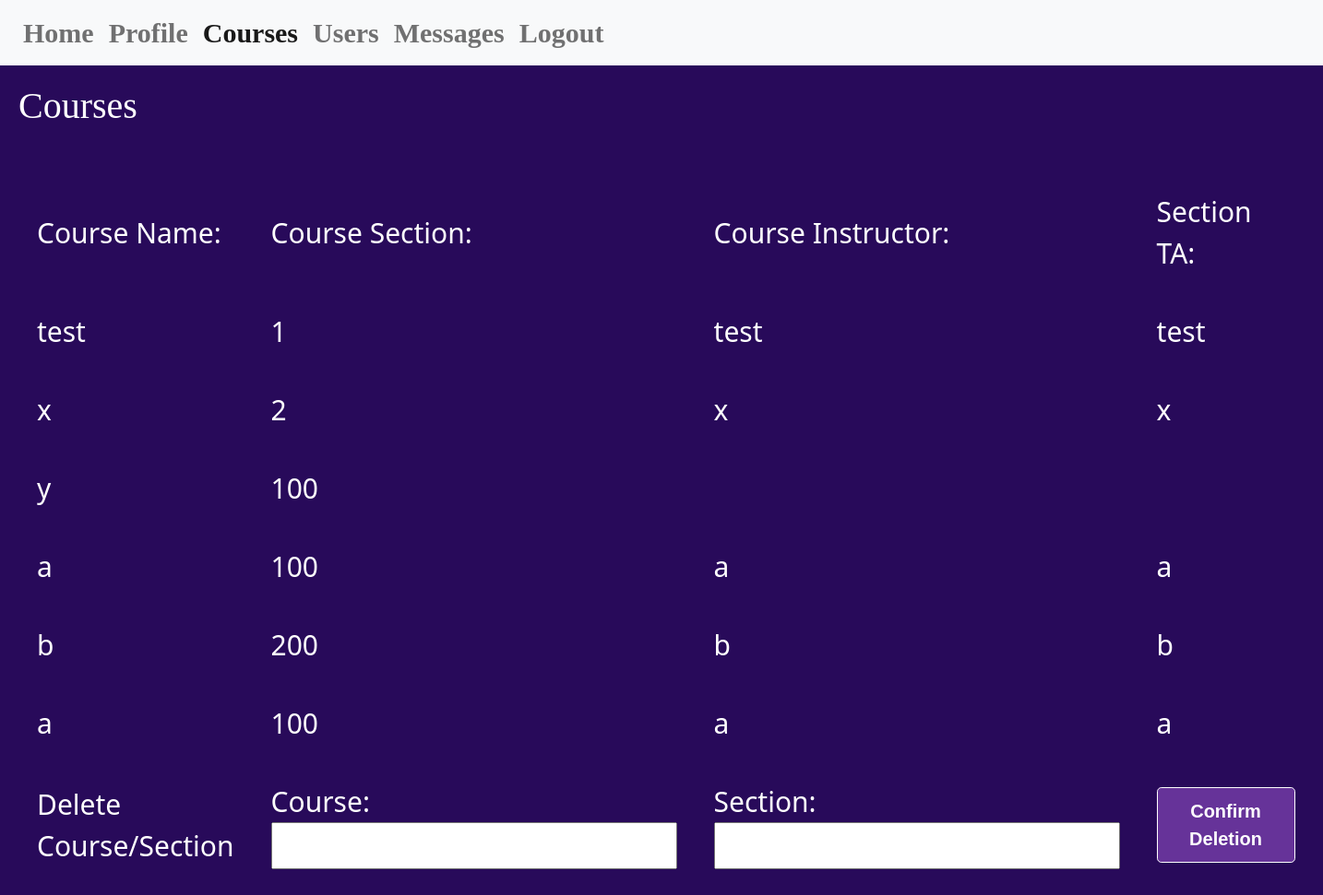
The app's page /viewcourse/ (signed in), older data.
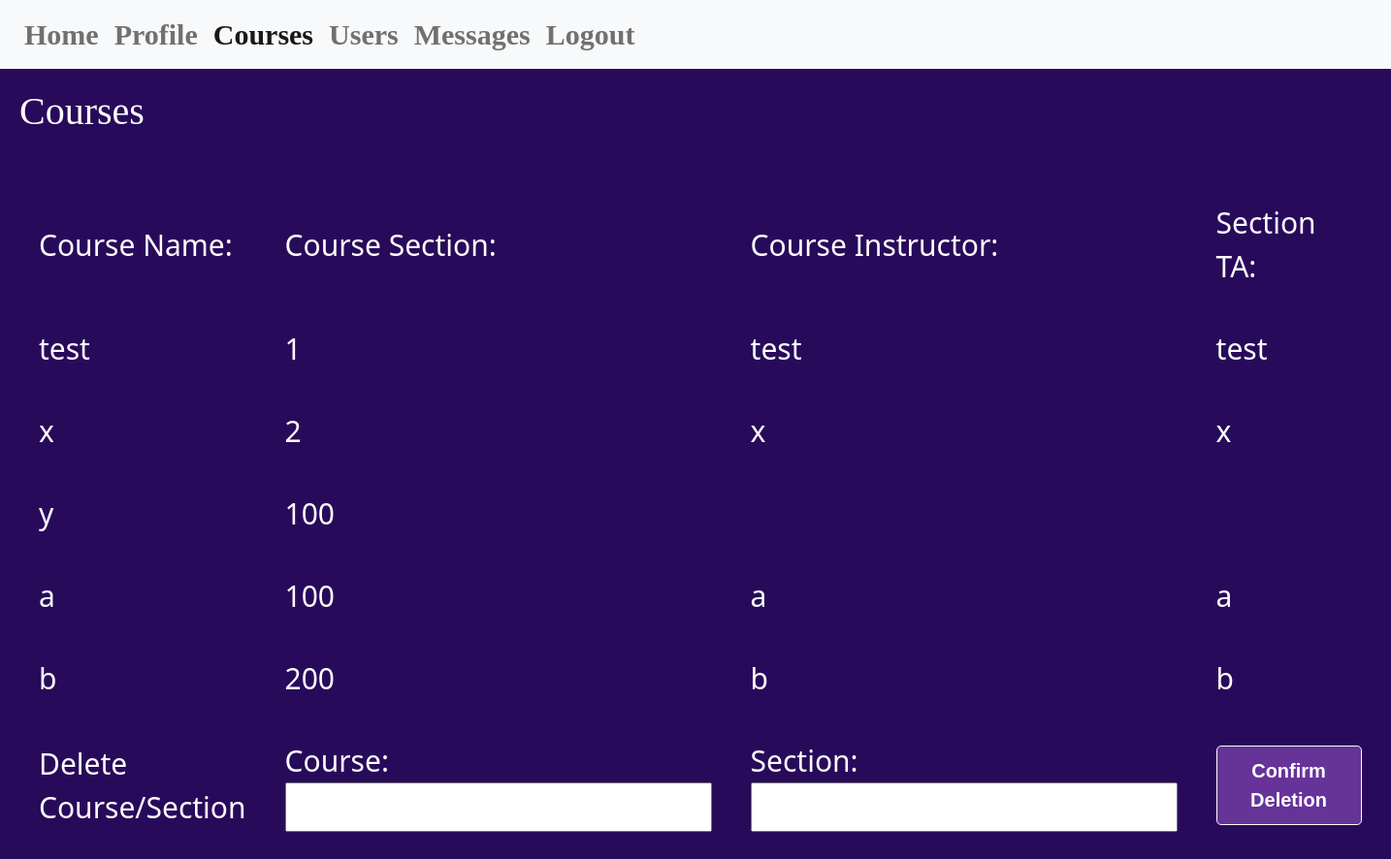
The same page, newer data.
### PurplePanda/models.py (models this page shows, shortened)
class MyCourses(models.Model):
    courseName = models.CharField(max_length=20)
    courseSection = models.CharField(max_length=20)
    courseInstructor = models.CharField(max_length=50, default=None)
    courseTA = models.CharField(max_length=50, default=None)

### PurplePanda/views.py (the view, shortened to what this page needs)
# urls.py: path('viewcourse/', ViewCourses.as_view(), name='viewcoures'),
class ViewCourses(View):
    def get(self, request):
        x = list(MyCourses.objects.all())
        temp = request.session.get("name")
        temp = MyUser.objects.get(name=temp)
        if x is None:
            return render(request, "viewcourse.html", {"print": "No Courses have been created yet!", "current": temp})
        return render(request, "viewcourse.html", {"print": x, "current": temp})

### templates/viewcourse.html (shortened to what this page needs)
{% load static %}
<!DOCTYPE html>
<html lang="en">
<head>
    <link href="https://cdn.jsdelivr.net/npm/bootstrap@5.0.2/dist/css/bootstrap.min.css" rel="stylesheet">
    <link href="{% static 'css/loginstyle.css' %}" rel="stylesheet" type="text/css"/>
</head>
<body>
    <nav class="navbar navbar-expand-lg navbar-light bg-light">
        <div class="container-fluid">
            <div class="collapse navbar-collapse" id="navbarNavAltMarkup">
                <div class="navbar-nav">
                    <a class="nav-link" href="/home">Home</a>
                    <a class="nav-link" href="/profile">Profile</a>
                    <a class="nav-link active" aria-current="page" href= "/viewcourse">Courses</a>
                    <a class="nav-link" href="/viewuser">Users</a>
                    <a class="nav-link" href="/viewmessage">Messages</a>
                    <a class="nav-link" href= "/">Logout</a>
                </div>
            </div>
        </div>
    </nav>
    <h1 class="header2">Courses</h1>
    <div class="users">
        <table class="loginTable">
                <tr>
                    <td>Course Name: </td>
                    <td>Course Section: </td>
                    <td>Course Instructor: </td>
                    <td>Section TA: </td>
                </tr>
            {% for i in print %}
                <tr>
                    <td>{{ i.courseName }}</td>
                    <td>{{ i.courseSection }}</td>
                    <td>{{ i.courseInstructor }}</td>
                    <td>{{ i.courseTA }}</td>
                </tr>
            {% endfor %}
        <form action="/viewcourse/" method="post">
                <tr>
                    <td>Delete Course/Section</td>
                    <td>Course: <input type="text" name="n"></td>
                    <td>Section: <input type="text" name="s"></td>
                    <td><button class="btn btn-lg buttons" type = "submit">Confirm Deletion</button></td>
                </tr>
            </form>
        </table>
    </div>
</body>
</html>

### static/css/loginstyle.css (style rules this page uses)
.header2 { alignment: left; color:white; padding:20px; font-family: serif, Georgia; }
body { background-color: rgb(40,10,90); }
.users { padding:20px; font-size:25px; color:white; }
tr,td { padding:20px; }
.loginTable { padding:100px; margin-left: auto; margin-right: auto; color: white; font-size: 30px; }
.buttons { background-color: rebeccapurple; border-color:white; color:white; border-style: solid; font-family: Arial, sans-serif; text-align: center; font-weight: bold; font-size: 20px; padding:10px; width:150px; }
.navbar { background-color: white; color: purple; border-style:none; font-weight: bold; font-size: 30px; padding:5px; font-family: serif, Georgia; }

Row changes from the older to the newer data that the page shows:
removed MyCourses: courseName "a", courseSection "100", courseInstructor "a", courseTA "a"
